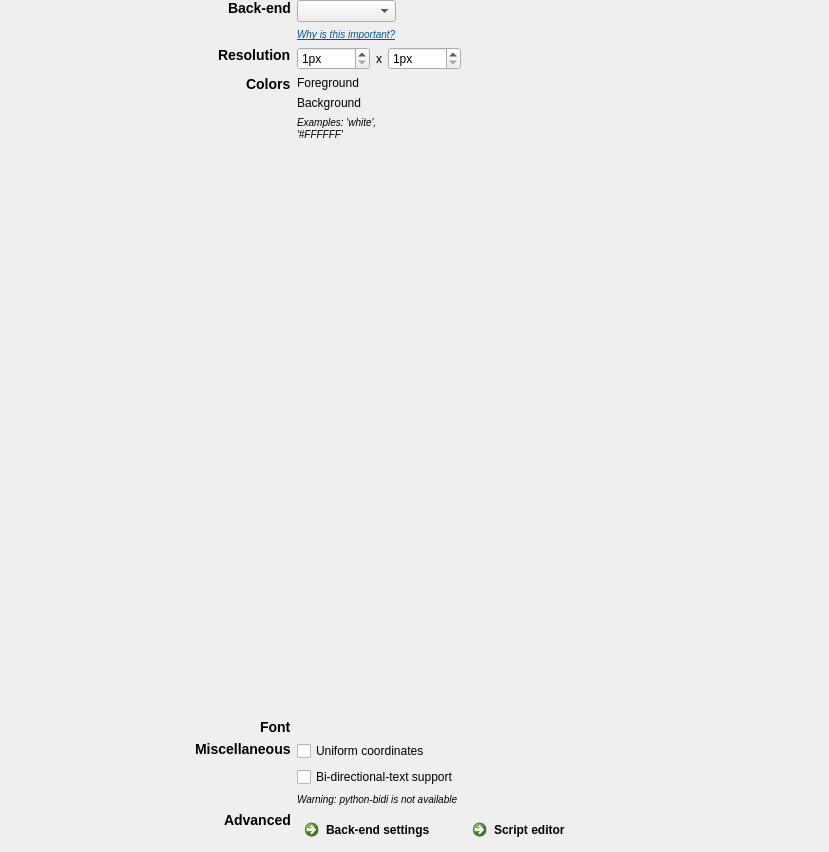
<?xml version="1.0" encoding="UTF-8"?>
<ui version="4.0">
 <class>container_widget</class>
 <widget class="QWidget" name="container_widget">
  <property name="geometry">
   <rect>
    <x>0</x>
    <y>0</y>
    <width>829</width>
    <height>852</height>
   </rect>
  </property>
  <property name="windowTitle">
   <string>Form</string>
  </property>
  <layout class="QVBoxLayout" name="container_layout">
   <property name="margin">
    <number>0</number>
   </property>
   <item>
    <widget class="QWidget" name="widget_container" native="true">
     <property name="sizePolicy">
      <sizepolicy hsizetype="Expanding" vsizetype="Preferred">
       <horstretch>0</horstretch>
       <verstretch>0</verstretch>
      </sizepolicy>
     </property>
     <layout class="QHBoxLayout" name="horizontalLayout_5">
      <property name="leftMargin">
       <number>4</number>
      </property>
      <property name="topMargin">
       <number>0</number>
      </property>
      <property name="rightMargin">
       <number>4</number>
      </property>
      <property name="bottomMargin">
       <number>4</number>
      </property>
      <item>
       <widget class="QWidget" name="widget" native="true">
        <property name="sizePolicy">
         <sizepolicy hsizetype="Fixed" vsizetype="Preferred">
          <horstretch>0</horstretch>
          <verstretch>0</verstretch>
         </sizepolicy>
        </property>
        <property name="minimumSize">
         <size>
          <width>20</width>
          <height>20</height>
         </size>
        </property>
        <layout class="QFormLayout" name="formLayout">
         <property name="fieldGrowthPolicy">
          <enum>QFormLayout::AllNonFixedFieldsGrow</enum>
         </property>
         <property name="labelAlignment">
          <set>Qt::AlignRight|Qt::AlignTrailing|Qt::AlignVCenter</set>
         </property>
         <property name="margin">
          <number>0</number>
         </property>
         <item row="0" column="0">
          <widget class="QLabel" name="label_backend">
           <property name="text">
            <string>&lt;h3&gt;Back-end&lt;/h3&gt;</string>
           </property>
           <property name="alignment">
            <set>Qt::AlignLeading|Qt::AlignLeft|Qt::AlignTop</set>
           </property>
          </widget>
         </item>
         <item row="0" column="1">
          <widget class="QWidget" name="widget_backend" native="true">
           <property name="sizePolicy">
            <sizepolicy hsizetype="Fixed" vsizetype="Preferred">
             <horstretch>0</horstretch>
             <verstretch>0</verstretch>
            </sizepolicy>
           </property>
           <layout class="QVBoxLayout" name="verticalLayout">
            <property name="margin">
             <number>0</number>
            </property>
            <item>
             <widget class="QComboBox" name="combobox_backend"/>
            </item>
            <item>
             <widget class="QLabel" name="label_backend_2">
              <property name="text">
               <string>&lt;html&gt;&lt;head/&gt;&lt;body&gt;&lt;p&gt;&lt;a href=&quot;http://osdoc.cogsci.nl/back-ends/about&quot;&gt;&lt;span style=&quot;font-size:small;font-style:italic; text-decoration: underline; color:#0057ae;&quot;&gt;Why is this important?&lt;/span&gt;&lt;/a&gt;&lt;/p&gt;&lt;/body&gt;&lt;/html&gt;</string>
              </property>
              <property name="openExternalLinks">
               <bool>true</bool>
              </property>
             </widget>
            </item>
           </layout>
          </widget>
         </item>
         <item row="2" column="0">
          <widget class="QLabel" name="label_resolution">
           <property name="text">
            <string>&lt;h3&gt;Resolution&lt;/h3&gt;</string>
           </property>
           <property name="alignment">
            <set>Qt::AlignLeading|Qt::AlignLeft|Qt::AlignTop</set>
           </property>
          </widget>
         </item>
         <item row="2" column="1">
          <widget class="QFrame" name="frame_resolution">
           <property name="sizePolicy">
            <sizepolicy hsizetype="Fixed" vsizetype="Preferred">
             <horstretch>0</horstretch>
             <verstretch>0</verstretch>
            </sizepolicy>
           </property>
           <property name="frameShape">
            <enum>QFrame::NoFrame</enum>
           </property>
           <layout class="QHBoxLayout" name="horizontalLayout_3">
            <property name="margin">
             <number>0</number>
            </property>
            <item>
             <widget class="QSpinBox" name="spinbox_width">
              <property name="toolTip">
               <string>The display resolution (width) in pixels</string>
              </property>
              <property name="suffix">
               <string>px</string>
              </property>
              <property name="minimum">
               <number>1</number>
              </property>
              <property name="maximum">
               <number>10000</number>
              </property>
             </widget>
            </item>
            <item>
             <widget class="QLabel" name="label_6">
              <property name="text">
               <string>x</string>
              </property>
             </widget>
            </item>
            <item>
             <widget class="QSpinBox" name="spinbox_height">
              <property name="toolTip">
               <string>The display resolution (height) in pixels</string>
              </property>
              <property name="suffix">
               <string>px</string>
              </property>
              <property name="minimum">
               <number>1</number>
              </property>
              <property name="maximum">
               <number>10000</number>
              </property>
             </widget>
            </item>
           </layout>
          </widget>
         </item>
         <item row="3" column="0">
          <widget class="QLabel" name="label_colors">
           <property name="text">
            <string>&lt;h3&gt;Colors&lt;/h3&gt;</string>
           </property>
           <property name="alignment">
            <set>Qt::AlignLeading|Qt::AlignLeft|Qt::AlignTop</set>
           </property>
          </widget>
         </item>
         <item row="3" column="1">
          <widget class="QFrame" name="frame_colors">
           <property name="sizePolicy">
            <sizepolicy hsizetype="Fixed" vsizetype="Preferred">
             <horstretch>0</horstretch>
             <verstretch>0</verstretch>
            </sizepolicy>
           </property>
           <property name="frameShape">
            <enum>QFrame::NoFrame</enum>
           </property>
           <layout class="QGridLayout" name="gridLayout_6">
            <property name="margin">
             <number>0</number>
            </property>
            <item row="0" column="1">
             <widget class="color_edit" name="edit_foreground" native="true"/>
            </item>
            <item row="0" column="0">
             <widget class="QLabel" name="label_foreground">
              <property name="text">
               <string>Foreground</string>
              </property>
             </widget>
            </item>
            <item row="1" column="0">
             <widget class="QLabel" name="label_background">
              <property name="text">
               <string>Background</string>
              </property>
             </widget>
            </item>
            <item row="1" column="1">
             <widget class="color_edit" name="edit_background" native="true"/>
            </item>
            <item row="2" column="0" colspan="2">
             <widget class="QLabel" name="label_colors_examples">
              <property name="sizePolicy">
               <sizepolicy hsizetype="Preferred" vsizetype="Expanding">
                <horstretch>0</horstretch>
                <verstretch>0</verstretch>
               </sizepolicy>
              </property>
              <property name="text">
               <string>&lt;small&gt;&lt;i&gt;Examples: 'white', '#FFFFFF'&lt;/i&gt;&lt;/small&gt;</string>
              </property>
              <property name="alignment">
               <set>Qt::AlignLeading|Qt::AlignLeft|Qt::AlignTop</set>
              </property>
              <property name="wordWrap">
               <bool>true</bool>
              </property>
             </widget>
            </item>
           </layout>
          </widget>
         </item>
         <item row="4" column="0">
          <widget class="QLabel" name="label_font">
           <property name="text">
            <string>&lt;h3&gt;Font&lt;/h3&gt;</string>
           </property>
           <property name="alignment">
            <set>Qt::AlignLeading|Qt::AlignLeft|Qt::AlignTop</set>
           </property>
          </widget>
         </item>
         <item row="4" column="1">
          <widget class="QFrame" name="frame_font">
           <property name="sizePolicy">
            <sizepolicy hsizetype="Fixed" vsizetype="Preferred">
             <horstretch>0</horstretch>
             <verstretch>0</verstretch>
            </sizepolicy>
           </property>
           <property name="frameShape">
            <enum>QFrame::NoFrame</enum>
           </property>
           <property name="frameShadow">
            <enum>QFrame::Raised</enum>
           </property>
           <layout class="QHBoxLayout" name="horizontalLayout_4">
            <property name="margin">
             <number>0</number>
            </property>
            <item>
             <widget class="font_widget" name="widget_font" native="true">
              <property name="sizePolicy">
               <sizepolicy hsizetype="Fixed" vsizetype="Preferred">
                <horstretch>0</horstretch>
                <verstretch>0</verstretch>
               </sizepolicy>
              </property>
              <property name="minimumSize">
               <size>
                <width>10</width>
                <height>10</height>
               </size>
              </property>
             </widget>
            </item>
           </layout>
          </widget>
         </item>
         <item row="8" column="0">
          <widget class="QLabel" name="label_advanced">
           <property name="text">
            <string>&lt;h3&gt;Advanced&lt;/h3&gt;</string>
           </property>
           <property name="alignment">
            <set>Qt::AlignLeading|Qt::AlignLeft|Qt::AlignTop</set>
           </property>
          </widget>
         </item>
         <item row="8" column="1">
          <widget class="QFrame" name="frame_advanced">
           <property name="sizePolicy">
            <sizepolicy hsizetype="Fixed" vsizetype="Preferred">
             <horstretch>0</horstretch>
             <verstretch>0</verstretch>
            </sizepolicy>
           </property>
           <property name="frameShape">
            <enum>QFrame::NoFrame</enum>
           </property>
           <property name="frameShadow">
            <enum>QFrame::Raised</enum>
           </property>
           <layout class="QHBoxLayout" name="horizontalLayout_6">
            <property name="spacing">
             <number>0</number>
            </property>
            <property name="margin">
             <number>0</number>
            </property>
            <item>
             <widget class="QCommandLinkButton" name="button_backend_settings">
              <property name="toolTip">
               <string>Advanced settings for the selected back-end</string>
              </property>
              <property name="text">
               <string>Back-end settings</string>
              </property>
             </widget>
            </item>
            <item>
             <widget class="QCommandLinkButton" name="button_script_editor">
              <property name="toolTip">
               <string>Edit the script for the entire experiment</string>
              </property>
              <property name="text">
               <string>Script editor</string>
              </property>
             </widget>
            </item>
           </layout>
          </widget>
         </item>
         <item row="6" column="1">
          <widget class="QCheckBox" name="checkbox_bidi">
           <property name="toolTip">
            <string>Enables support for bi-directional languages, such as Arabic and Hebrew</string>
           </property>
           <property name="text">
            <string>Bi-directional-text support</string>
           </property>
          </widget>
         </item>
         <item row="7" column="1">
          <widget class="QLabel" name="label_bidi_check">
           <property name="text">
            <string>&lt;html&gt;&lt;head/&gt;&lt;body&gt;&lt;p&gt;&lt;span style=&quot; font-size:small; font-style:italic;&quot;&gt;Warning: python-bidi is not available&lt;/span&gt;&lt;/p&gt;&lt;/body&gt;&lt;/html&gt;</string>
           </property>
          </widget>
         </item>
         <item row="5" column="1">
          <widget class="QCheckBox" name="checkbox_uniform_coordinates">
           <property name="toolTip">
            <string>If enabled, (0,0) always refers to the center of the display</string>
           </property>
           <property name="text">
            <string>Uniform coordinates</string>
           </property>
          </widget>
         </item>
         <item row="5" column="0">
          <widget class="QLabel" name="label_miscellaneous">
           <property name="text">
            <string>&lt;html&gt;&lt;head/&gt;&lt;body&gt;&lt;p&gt;&lt;span style=&quot; font-size:large; font-weight:600;&quot;&gt;Miscellaneous&lt;/span&gt;&lt;/p&gt;&lt;/body&gt;&lt;/html&gt;</string>
           </property>
           <property name="textFormat">
            <enum>Qt::AutoText</enum>
           </property>
           <property name="alignment">
            <set>Qt::AlignLeading|Qt::AlignLeft|Qt::AlignTop</set>
           </property>
          </widget>
         </item>
        </layout>
       </widget>
      </item>
     </layout>
    </widget>
   </item>
  </layout>
 </widget>
 <customwidgets>
  <customwidget>
   <class>font_widget</class>
   <extends>QWidget</extends>
   <header>libqtopensesame.widgets.font_widget.h</header>
   <container>1</container>
  </customwidget>
  <customwidget>
   <class>color_edit</class>
   <extends>QWidget</extends>
   <header>libqtopensesame.widgets.color_edit.h</header>
   <container>1</container>
  </customwidget>
 </customwidgets>
 <resources/>
 <connections/>
</ui>
